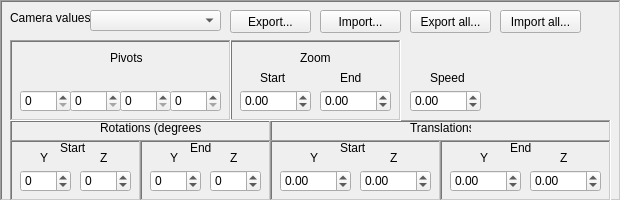
             <widget class="QFrame" name="camera_values">
              <property name="geometry">
               <rect>
                <x>0</x>
                <y>10</y>
                <width>621</width>
                <height>201</height>
               </rect>
              </property>
              <property name="toolTip">
               <string/>
              </property>
              <property name="frameShape">
               <enum>QFrame::WinPanel</enum>
              </property>
              <property name="frameShadow">
               <enum>QFrame::Sunken</enum>
              </property>
              <widget class="QLabel" name="camera_values_text">
               <property name="geometry">
                <rect>
                 <x>10</x>
                 <y>10</y>
                 <width>81</width>
                 <height>16</height>
                </rect>
               </property>
               <property name="toolTip">
                <string>&lt;html&gt;&lt;head/&gt;&lt;body&gt;&lt;p&gt;Camera values for the cutscenes like victory, entry, lose and transformations&lt;/p&gt;&lt;/body&gt;&lt;/html&gt;</string>
               </property>
               <property name="text">
                <string>Camera values:</string>
               </property>
              </widget>
              <widget class="QComboBox" name="camera_type_key">
               <property name="geometry">
                <rect>
                 <x>90</x>
                 <y>10</y>
                 <width>131</width>
                 <height>21</height>
                </rect>
               </property>
              </widget>
              <widget class="QPushButton" name="exportCameraButton">
               <property name="geometry">
                <rect>
                 <x>230</x>
                 <y>10</y>
                 <width>81</width>
                 <height>23</height>
                </rect>
               </property>
               <property name="text">
                <string>Export...</string>
               </property>
              </widget>
              <widget class="QPushButton" name="importCameraButton">
               <property name="geometry">
                <rect>
                 <x>320</x>
                 <y>10</y>
                 <width>81</width>
                 <height>23</height>
                </rect>
               </property>
               <property name="text">
                <string>Import...</string>
               </property>
              </widget>
              <widget class="QPushButton" name="exportAllCameraButton">
               <property name="geometry">
                <rect>
                 <x>410</x>
                 <y>10</y>
                 <width>81</width>
                 <height>23</height>
                </rect>
               </property>
               <property name="text">
                <string>Export all...</string>
               </property>
              </widget>
              <widget class="QPushButton" name="importAllCameraButton">
               <property name="geometry">
                <rect>
                 <x>500</x>
                 <y>10</y>
                 <width>81</width>
                 <height>23</height>
                </rect>
               </property>
               <property name="text">
                <string>Import all...</string>
               </property>
              </widget>
              <widget class="QDoubleSpinBox" name="speed_camera_value">
               <property name="geometry">
                <rect>
                 <x>410</x>
                 <y>90</y>
                 <width>71</width>
                 <height>22</height>
                </rect>
               </property>
               <property name="toolTip">
                <string/>
               </property>
               <property name="whatsThis">
                <string>&lt;html&gt;&lt;head/&gt;&lt;body&gt;&lt;p&gt;&lt;br/&gt;&lt;/p&gt;&lt;/body&gt;&lt;/html&gt;</string>
               </property>
               <property name="decimals">
                <number>2</number>
               </property>
               <property name="minimum">
                <double>-1000.000000000000000</double>
               </property>
               <property name="maximum">
                <double>1000.000000000000000</double>
               </property>
               <property name="value">
                <double>0.000000000000000</double>
               </property>
              </widget>
              <widget class="QLabel" name="speed_camera_text">
               <property name="geometry">
                <rect>
                 <x>430</x>
                 <y>70</y>
                 <width>41</width>
                 <height>16</height>
                </rect>
               </property>
               <property name="toolTip">
                <string>&lt;html&gt;&lt;head/&gt;&lt;body&gt;&lt;p&gt;How fast the camera will move and rotate. The lower the value, the faster the speed&lt;/p&gt;&lt;/body&gt;&lt;/html&gt;</string>
               </property>
               <property name="text">
                <string>Speed</string>
               </property>
              </widget>
              <widget class="QFrame" name="rotations_degrees_frame">
               <property name="geometry">
                <rect>
                 <x>10</x>
                 <y>120</y>
                 <width>261</width>
                 <height>81</height>
                </rect>
               </property>
               <property name="frameShape">
                <enum>QFrame::WinPanel</enum>
               </property>
               <property name="frameShadow">
                <enum>QFrame::Sunken</enum>
               </property>
               <widget class="QLabel" name="rotations_text">
                <property name="geometry">
                 <rect>
                  <x>90</x>
                  <y>0</y>
                  <width>101</width>
                  <height>16</height>
                 </rect>
                </property>
                <property name="toolTip">
                 <string>&lt;html&gt;&lt;head/&gt;&lt;body&gt;&lt;p&gt;The rotations that the camera will do in degrees&lt;/p&gt;&lt;/body&gt;&lt;/html&gt;</string>
                </property>
                <property name="text">
                 <string>Rotations (degrees)</string>
                </property>
               </widget>
               <widget class="QFrame" name="rotations_degrees_end_start">
                <property name="geometry">
                 <rect>
                  <x>0</x>
                  <y>20</y>
                  <width>131</width>
                  <height>61</height>
                 </rect>
                </property>
                <property name="frameShape">
                 <enum>QFrame::WinPanel</enum>
                </property>
                <property name="frameShadow">
                 <enum>QFrame::Sunken</enum>
                </property>
                <property name="lineWidth">
                 <number>1</number>
                </property>
                <widget class="QLabel" name="rotation_z_start_text">
                 <property name="geometry">
                  <rect>
                   <x>90</x>
                   <y>10</y>
                   <width>16</width>
                   <height>16</height>
                  </rect>
                 </property>
                 <property name="toolTip">
                  <string/>
                 </property>
                 <property name="text">
                  <string>Z</string>
                 </property>
                </widget>
                <widget class="QLabel" name="rotation_start_text">
                 <property name="geometry">
                  <rect>
                   <x>50</x>
                   <y>0</y>
                   <width>31</width>
                   <height>16</height>
                  </rect>
                 </property>
                 <property name="toolTip">
                  <string>&lt;html&gt;&lt;head/&gt;&lt;body&gt;&lt;p&gt;Start rotation point&lt;/p&gt;&lt;/body&gt;&lt;/html&gt;</string>
                 </property>
                 <property name="text">
                  <string>Start</string>
                 </property>
                </widget>
                <widget class="QDoubleSpinBox" name="rotation_y_start_value">
                 <property name="geometry">
                  <rect>
                   <x>10</x>
                   <y>30</y>
                   <width>51</width>
                   <height>22</height>
                  </rect>
                 </property>
                 <property name="toolTip">
                  <string/>
                 </property>
                 <property name="whatsThis">
                  <string>&lt;html&gt;&lt;head/&gt;&lt;body&gt;&lt;p&gt;&lt;br/&gt;&lt;/p&gt;&lt;/body&gt;&lt;/html&gt;</string>
                 </property>
                 <property name="decimals">
                  <number>0</number>
                 </property>
                 <property name="minimum">
                  <double>-1000.000000000000000</double>
                 </property>
                 <property name="maximum">
                  <double>1000.000000000000000</double>
                 </property>
                </widget>
                <widget class="QDoubleSpinBox" name="rotation_z_start_value">
                 <property name="geometry">
                  <rect>
                   <x>70</x>
                   <y>30</y>
                   <width>51</width>
                   <height>22</height>
                  </rect>
                 </property>
                 <property name="toolTip">
                  <string/>
                 </property>
                 <property name="whatsThis">
                  <string>&lt;html&gt;&lt;head/&gt;&lt;body&gt;&lt;p&gt;&lt;br/&gt;&lt;/p&gt;&lt;/body&gt;&lt;/html&gt;</string>
                 </property>
                 <property name="decimals">
                  <number>0</number>
                 </property>
                 <property name="minimum">
                  <double>-1000.000000000000000</double>
                 </property>
                 <property name="maximum">
                  <double>1000.000000000000000</double>
                 </property>
                </widget>
                <widget class="QLabel" name="rotation_y_start_text">
                 <property name="geometry">
                  <rect>
                   <x>30</x>
                   <y>10</y>
                   <width>16</width>
                   <height>16</height>
                  </rect>
                 </property>
                 <property name="toolTip">
                  <string/>
                 </property>
                 <property name="text">
                  <string>Y</string>
                 </property>
                </widget>
               </widget>
               <widget class="QFrame" name="rotations_degrees_end_frame">
                <property name="geometry">
                 <rect>
                  <x>130</x>
                  <y>20</y>
                  <width>131</width>
                  <height>61</height>
                 </rect>
                </property>
                <property name="frameShape">
                 <enum>QFrame::WinPanel</enum>
                </property>
                <property name="frameShadow">
                 <enum>QFrame::Sunken</enum>
                </property>
                <widget class="QLabel" name="rotation_z_end_text">
                 <property name="geometry">
                  <rect>
                   <x>90</x>
                   <y>10</y>
                   <width>16</width>
                   <height>16</height>
                  </rect>
                 </property>
                 <property name="toolTip">
                  <string/>
                 </property>
                 <property name="text">
                  <string>Z</string>
                 </property>
                </widget>
                <widget class="QDoubleSpinBox" name="rotation_y_end_value">
                 <property name="geometry">
                  <rect>
                   <x>10</x>
                   <y>30</y>
                   <width>51</width>
                   <height>22</height>
                  </rect>
                 </property>
                 <property name="toolTip">
                  <string/>
                 </property>
                 <property name="whatsThis">
                  <string>&lt;html&gt;&lt;head/&gt;&lt;body&gt;&lt;p&gt;&lt;br/&gt;&lt;/p&gt;&lt;/body&gt;&lt;/html&gt;</string>
                 </property>
                 <property name="decimals">
                  <number>0</number>
                 </property>
                 <property name="minimum">
                  <double>-1000.000000000000000</double>
                 </property>
                 <property name="maximum">
                  <double>1000.000000000000000</double>
                 </property>
                </widget>
                <widget class="QDoubleSpinBox" name="rotation_z_end_value">
                 <property name="geometry">
                  <rect>
                   <x>70</x>
                   <y>30</y>
                   <width>51</width>
                   <height>22</height>
                  </rect>
                 </property>
                 <property name="toolTip">
                  <string/>
                 </property>
                 <property name="whatsThis">
                  <string>&lt;html&gt;&lt;head/&gt;&lt;body&gt;&lt;p&gt;&lt;br/&gt;&lt;/p&gt;&lt;/body&gt;&lt;/html&gt;</string>
                 </property>
                 <property name="decimals">
                  <number>0</number>
                 </property>
                 <property name="minimum">
                  <double>-1000.000000000000000</double>
                 </property>
                 <property name="maximum">
                  <double>1000.000000000000000</double>
                 </property>
                </widget>
                <widget class="QLabel" name="rotation_end_text">
                 <property name="geometry">
                  <rect>
                   <x>50</x>
                   <y>0</y>
                   <width>21</width>
                   <height>16</height>
                  </rect>
                 </property>
                 <property name="toolTip">
                  <string>&lt;html&gt;&lt;head/&gt;&lt;body&gt;&lt;p&gt;End rotation point&lt;/p&gt;&lt;/body&gt;&lt;/html&gt;</string>
                 </property>
                 <property name="text">
                  <string>End</string>
                 </property>
                </widget>
                <widget class="QLabel" name="rotation_y_end_text">
                 <property name="geometry">
                  <rect>
                   <x>30</x>
                   <y>10</y>
                   <width>16</width>
                   <height>16</height>
                  </rect>
                 </property>
                 <property name="toolTip">
                  <string/>
                 </property>
                 <property name="text">
                  <string>Y</string>
                 </property>
                </widget>
               </widget>
              </widget>
              <widget class="QFrame" name="translations_frame">
               <property name="geometry">
                <rect>
                 <x>270</x>
                 <y>120</y>
                 <width>341</width>
                 <height>81</height>
                </rect>
               </property>
               <property name="frameShape">
                <enum>QFrame::WinPanel</enum>
               </property>
               <property name="frameShadow">
                <enum>QFrame::Sunken</enum>
               </property>
               <widget class="QLabel" name="translations_text">
                <property name="geometry">
                 <rect>
                  <x>140</x>
                  <y>0</y>
                  <width>61</width>
                  <height>16</height>
                 </rect>
                </property>
                <property name="toolTip">
                 <string>&lt;html&gt;&lt;head/&gt;&lt;body&gt;&lt;p&gt;The translations of the camera&lt;/p&gt;&lt;/body&gt;&lt;/html&gt;</string>
                </property>
                <property name="text">
                 <string>Translations</string>
                </property>
               </widget>
               <widget class="QFrame" name="translations_start_frame">
                <property name="geometry">
                 <rect>
                  <x>0</x>
                  <y>20</y>
                  <width>171</width>
                  <height>61</height>
                 </rect>
                </property>
                <property name="frameShape">
                 <enum>QFrame::WinPanel</enum>
                </property>
                <property name="frameShadow">
                 <enum>QFrame::Sunken</enum>
                </property>
                <widget class="QLabel" name="translation_z_start_text">
                 <property name="geometry">
                  <rect>
                   <x>120</x>
                   <y>10</y>
                   <width>16</width>
                   <height>16</height>
                  </rect>
                 </property>
                 <property name="toolTip">
                  <string/>
                 </property>
                 <property name="text">
                  <string>Z</string>
                 </property>
                </widget>
                <widget class="QDoubleSpinBox" name="translation_z_start_value">
                 <property name="geometry">
                  <rect>
                   <x>90</x>
                   <y>30</y>
                   <width>71</width>
                   <height>22</height>
                  </rect>
                 </property>
                 <property name="toolTip">
                  <string/>
                 </property>
                 <property name="whatsThis">
                  <string>&lt;html&gt;&lt;head/&gt;&lt;body&gt;&lt;p&gt;&lt;br/&gt;&lt;/p&gt;&lt;/body&gt;&lt;/html&gt;</string>
                 </property>
                 <property name="decimals">
                  <number>2</number>
                 </property>
                 <property name="minimum">
                  <double>-1000.000000000000000</double>
                 </property>
                 <property name="maximum">
                  <double>1000.000000000000000</double>
                 </property>
                </widget>
                <widget class="QLabel" name="translation_start_text">
                 <property name="geometry">
                  <rect>
                   <x>70</x>
                   <y>0</y>
                   <width>31</width>
                   <height>16</height>
                  </rect>
                 </property>
                 <property name="toolTip">
                  <string>&lt;html&gt;&lt;head/&gt;&lt;body&gt;&lt;p&gt;Start point&lt;/p&gt;&lt;/body&gt;&lt;/html&gt;</string>
                 </property>
                 <property name="text">
                  <string>Start</string>
                 </property>
                </widget>
                <widget class="QLabel" name="translation_y_start_text">
                 <property name="geometry">
                  <rect>
                   <x>40</x>
                   <y>10</y>
                   <width>16</width>
                   <height>16</height>
                  </rect>
                 </property>
                 <property name="toolTip">
                  <string/>
                 </property>
                 <property name="text">
                  <string>Y</string>
                 </property>
                </widget>
                <widget class="QDoubleSpinBox" name="translation_y_start_value">
                 <property name="geometry">
                  <rect>
                   <x>10</x>
                   <y>30</y>
                   <width>71</width>
                   <height>22</height>
                  </rect>
                 </property>
                 <property name="toolTip">
                  <string/>
                 </property>
                 <property name="whatsThis">
                  <string>&lt;html&gt;&lt;head/&gt;&lt;body&gt;&lt;p&gt;&lt;br/&gt;&lt;/p&gt;&lt;/body&gt;&lt;/html&gt;</string>
                 </property>
                 <property name="decimals">
                  <number>2</number>
                 </property>
                 <property name="minimum">
                  <double>-1000.000000000000000</double>
                 </property>
                 <property name="maximum">
                  <double>1000.000000000000000</double>
                 </property>
                 <property name="value">
                  <double>0.000000000000000</double>
                 </property>
                </widget>
               </widget>
               <widget class="QFrame" name="translations_end_frame">
                <property name="geometry">
                 <rect>
                  <x>170</x>
                  <y>20</y>
                  <width>171</width>
                  <height>61</height>
                 </rect>
                </property>
                <property name="frameShape">
                 <enum>QFrame::WinPanel</enum>
                </property>
                <property name="frameShadow">
                 <enum>QFrame::Sunken</enum>
                </property>
                <widget class="QLabel" name="translation_z_end_text">
                 <property name="geometry">
                  <rect>
                   <x>120</x>
                   <y>10</y>
                   <width>16</width>
                   <height>16</height>
                  </rect>
                 </property>
                 <property name="toolTip">
                  <string/>
                 </property>
                 <property name="text">
                  <string>Z</string>
                 </property>
                </widget>
                <widget class="QLabel" name="translation_y_end_text">
                 <property name="geometry">
                  <rect>
                   <x>40</x>
                   <y>10</y>
                   <width>16</width>
                   <height>16</height>
                  </rect>
                 </property>
                 <property name="toolTip">
                  <string/>
                 </property>
                 <property name="text">
                  <string>Y</string>
                 </property>
                </widget>
                <widget class="QDoubleSpinBox" name="translation_z_end_value">
                 <property name="geometry">
                  <rect>
                   <x>90</x>
                   <y>30</y>
                   <width>71</width>
                   <height>22</height>
                  </rect>
                 </property>
                 <property name="toolTip">
                  <string/>
                 </property>
                 <property name="whatsThis">
                  <string>&lt;html&gt;&lt;head/&gt;&lt;body&gt;&lt;p&gt;&lt;br/&gt;&lt;/p&gt;&lt;/body&gt;&lt;/html&gt;</string>
                 </property>
                 <property name="decimals">
                  <number>2</number>
                 </property>
                 <property name="minimum">
                  <double>-1000.000000000000000</double>
                 </property>
                 <property name="maximum">
                  <double>1000.000000000000000</double>
                 </property>
                </widget>
                <widget class="QDoubleSpinBox" name="translation_y_end_value">
                 <property name="geometry">
                  <rect>
                   <x>10</x>
                   <y>30</y>
                   <width>71</width>
                   <height>22</height>
                  </rect>
                 </property>
                 <property name="toolTip">
                  <string/>
                 </property>
                 <property name="whatsThis">
                  <string>&lt;html&gt;&lt;head/&gt;&lt;body&gt;&lt;p&gt;&lt;br/&gt;&lt;/p&gt;&lt;/body&gt;&lt;/html&gt;</string>
                 </property>
                 <property name="decimals">
                  <number>2</number>
                 </property>
                 <property name="minimum">
                  <double>-1000.000000000000000</double>
                 </property>
                 <property name="maximum">
                  <double>1000.000000000000000</double>
                 </property>
                </widget>
                <widget class="QLabel" name="translation_end_text">
                 <property name="geometry">
                  <rect>
                   <x>70</x>
                   <y>0</y>
                   <width>31</width>
                   <height>16</height>
                  </rect>
                 </property>
                 <property name="toolTip">
                  <string>&lt;html&gt;&lt;head/&gt;&lt;body&gt;&lt;p&gt;End point&lt;/p&gt;&lt;/body&gt;&lt;/html&gt;</string>
                 </property>
                 <property name="text">
                  <string>End</string>
                 </property>
                </widget>
               </widget>
              </widget>
              <widget class="QFrame" name="zoom_camera_frame">
               <property name="geometry">
                <rect>
                 <x>230</x>
                 <y>40</y>
                 <width>171</width>
                 <height>81</height>
                </rect>
               </property>
               <property name="frameShape">
                <enum>QFrame::WinPanel</enum>
               </property>
               <property name="frameShadow">
                <enum>QFrame::Sunken</enum>
               </property>
               <widget class="QLabel" name="zoom_end_text">
                <property name="geometry">
                 <rect>
                  <x>110</x>
                  <y>30</y>
                  <width>31</width>
                  <height>16</height>
                 </rect>
                </property>
                <property name="toolTip">
                 <string>&lt;html&gt;&lt;head/&gt;&lt;body&gt;&lt;p&gt;Where the zoom ends&lt;/p&gt;&lt;/body&gt;&lt;/html&gt;</string>
                </property>
                <property name="text">
                 <string>End</string>
                </property>
               </widget>
               <widget class="QLabel" name="zoom_start_text">
                <property name="geometry">
                 <rect>
                  <x>30</x>
                  <y>30</y>
                  <width>41</width>
                  <height>16</height>
                 </rect>
                </property>
                <property name="toolTip">
                 <string>&lt;html&gt;&lt;head/&gt;&lt;body&gt;&lt;p&gt;Where the zoom starts&lt;/p&gt;&lt;/body&gt;&lt;/html&gt;</string>
                </property>
                <property name="text">
                 <string>Start</string>
                </property>
               </widget>
               <widget class="QLabel" name="zoom_text">
                <property name="geometry">
                 <rect>
                  <x>70</x>
                  <y>10</y>
                  <width>41</width>
                  <height>16</height>
                 </rect>
                </property>
                <property name="toolTip">
                 <string>&lt;html&gt;&lt;head/&gt;&lt;body&gt;&lt;p&gt;Controls the zoom of the camera&lt;/p&gt;&lt;/body&gt;&lt;/html&gt;</string>
                </property>
                <property name="text">
                 <string>Zoom</string>
                </property>
               </widget>
               <widget class="QDoubleSpinBox" name="zoom_end_value">
                <property name="geometry">
                 <rect>
                  <x>90</x>
                  <y>50</y>
                  <width>71</width>
                  <height>22</height>
                 </rect>
                </property>
                <property name="toolTip">
                 <string/>
                </property>
                <property name="whatsThis">
                 <string>&lt;html&gt;&lt;head/&gt;&lt;body&gt;&lt;p&gt;&lt;br/&gt;&lt;/p&gt;&lt;/body&gt;&lt;/html&gt;</string>
                </property>
                <property name="decimals">
                 <number>2</number>
                </property>
                <property name="minimum">
                 <double>-1000.000000000000000</double>
                </property>
                <property name="maximum">
                 <double>1000.000000000000000</double>
                </property>
                <property name="value">
                 <double>0.000000000000000</double>
                </property>
               </widget>
               <widget class="QDoubleSpinBox" name="zoom_start_value">
                <property name="geometry">
                 <rect>
                  <x>10</x>
                  <y>50</y>
                  <width>71</width>
                  <height>22</height>
                 </rect>
                </property>
                <property name="toolTip">
                 <string/>
                </property>
                <property name="whatsThis">
                 <string>&lt;html&gt;&lt;head/&gt;&lt;body&gt;&lt;p&gt;&lt;br/&gt;&lt;/p&gt;&lt;/body&gt;&lt;/html&gt;</string>
                </property>
                <property name="decimals">
                 <number>2</number>
                </property>
                <property name="minimum">
                 <double>-1000.000000000000000</double>
                </property>
                <property name="maximum">
                 <double>1000.000000000000000</double>
                </property>
                <property name="value">
                 <double>0.000000000000000</double>
                </property>
               </widget>
              </widget>
              <widget class="QFrame" name="pivot_frame">
               <property name="geometry">
                <rect>
                 <x>10</x>
                 <y>40</y>
                 <width>221</width>
                 <height>81</height>
                </rect>
               </property>
               <property name="frameShape">
                <enum>QFrame::WinPanel</enum>
               </property>
               <property name="frameShadow">
                <enum>QFrame::Sunken</enum>
               </property>
               <widget class="QSpinBox" name="pivot_value_4">
                <property name="geometry">
                 <rect>
                  <x>160</x>
                  <y>50</y>
                  <width>51</width>
                  <height>22</height>
                 </rect>
                </property>
                <property name="toolTip">
                 <string/>
                </property>
                <property name="whatsThis">
                 <string>&lt;html&gt;&lt;head/&gt;&lt;body&gt;&lt;p&gt;&lt;br/&gt;&lt;/p&gt;&lt;/body&gt;&lt;/html&gt;</string>
                </property>
                <property name="maximum">
                 <number>255</number>
                </property>
                <property name="value">
                 <number>0</number>
                </property>
                <property name="displayIntegerBase">
                 <number>10</number>
                </property>
               </widget>
               <widget class="QLabel" name="pivot_text">
                <property name="geometry">
                 <rect>
                  <x>100</x>
                  <y>10</y>
                  <width>41</width>
                  <height>16</height>
                 </rect>
                </property>
                <property name="toolTip">
                 <string>&lt;html&gt;&lt;head/&gt;&lt;body&gt;&lt;p&gt;The camera aims to a pivot during the animation. Each value is a ID that points to a 3D model part of the character, that has the 3D coordinates. There're four IDs that the camera will change during the animation.&lt;/p&gt;&lt;/body&gt;&lt;/html&gt;</string>
                </property>
                <property name="text">
                 <string>Pivots</string>
                </property>
               </widget>
               <widget class="QSpinBox" name="pivot_value">
                <property name="geometry">
                 <rect>
                  <x>10</x>
                  <y>50</y>
                  <width>51</width>
                  <height>22</height>
                 </rect>
                </property>
                <property name="toolTip">
                 <string/>
                </property>
                <property name="whatsThis">
                 <string>&lt;html&gt;&lt;head/&gt;&lt;body&gt;&lt;p&gt;&lt;br/&gt;&lt;/p&gt;&lt;/body&gt;&lt;/html&gt;</string>
                </property>
                <property name="maximum">
                 <number>255</number>
                </property>
                <property name="value">
                 <number>0</number>
                </property>
                <property name="displayIntegerBase">
                 <number>10</number>
                </property>
               </widget>
               <widget class="QSpinBox" name="pivot_value_2">
                <property name="geometry">
                 <rect>
                  <x>60</x>
                  <y>50</y>
                  <width>51</width>
                  <height>22</height>
                 </rect>
                </property>
                <property name="toolTip">
                 <string/>
                </property>
                <property name="whatsThis">
                 <string>&lt;html&gt;&lt;head/&gt;&lt;body&gt;&lt;p&gt;&lt;br/&gt;&lt;/p&gt;&lt;/body&gt;&lt;/html&gt;</string>
                </property>
                <property name="maximum">
                 <number>255</number>
                </property>
                <property name="value">
                 <number>0</number>
                </property>
                <property name="displayIntegerBase">
                 <number>10</number>
                </property>
               </widget>
               <widget class="QSpinBox" name="pivot_value_3">
                <property name="geometry">
                 <rect>
                  <x>110</x>
                  <y>50</y>
                  <width>51</width>
                  <height>22</height>
                 </rect>
                </property>
                <property name="toolTip">
                 <string/>
                </property>
                <property name="whatsThis">
                 <string>&lt;html&gt;&lt;head/&gt;&lt;body&gt;&lt;p&gt;&lt;br/&gt;&lt;/p&gt;&lt;/body&gt;&lt;/html&gt;</string>
                </property>
                <property name="maximum">
                 <number>255</number>
                </property>
                <property name="value">
                 <number>0</number>
                </property>
                <property name="displayIntegerBase">
                 <number>10</number>
                </property>
               </widget>
              </widget>
             </widget>
